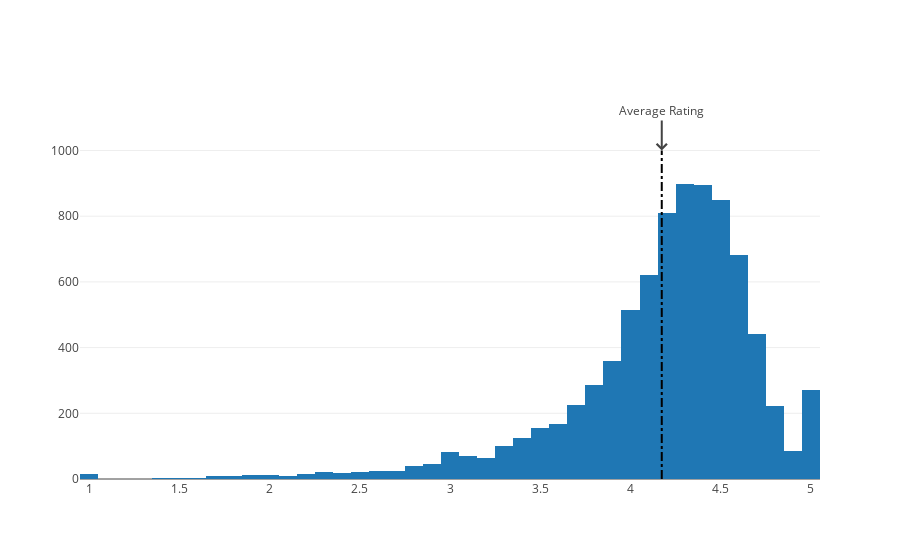

This figure's notebook cell:
### Markdown cell above
## 5. Distribution of app ratings
<p>After having witnessed the market share for each category of apps, let's see how all these apps perform on an average. App ratings (on a scale of 1 to 5) impact the discoverability, conversion of apps as well as the company's overall brand image. Ratings are a key performance indicator of an app.</p>
<p>From our research, we found that the average volume of ratings across all app categories is <code>4.17</code>. The histogram plot is skewed to the left indicating that the majority of the apps are highly rated with only a few exceptions in the low-rated apps.</p>

### Code cell
import plotly.graph_objs as go
import plotly.offline as pyo

# Average rating of apps
avg_app_rating = apps['Rating'].mean()
print('Average app rating = ', avg_app_rating)

# Distribution of apps according to their ratings
data = [go.Histogram(
        x=apps['Rating']
)]

# Vertical dashed line to indicate the average app rating
layout = {
    'shapes': [{
        'type': 'line',
        'x0': avg_app_rating,
        'y0': 0,
        'x1': avg_app_rating,
        'y1': 1000,
        'line': {'dash': 'dashdot'}
    }],
    'annotations': [{
        'x': avg_app_rating,
        'y': 1000,
        'xref': 'x',
        'yref': 'y',
        'text': 'Average Rating',
        'showarrow': True,
        'arrowhead': 4,
        'ax': 0,
        'ay': -40
    }]
}

pyo.iplot({'data': data, 'layout': layout})

### Figure 1 — Plotly figure (JSON) as saved in the notebook; plotly's stock layout.template omitted (floating-point values rounded to 4 significant figures; data arrays with more than 128 entries replaced by an {"elided": "..."} marker saying what was removed)
{"data": [{"x": {"elided": "9659 float values"}, "type": "histogram", "uid": "a1c1cd31-f07b-48a1-a1ba-edd13e5e7fee"}], "layout": {"annotations": [{"arrowhead": 4, "ax": 0, "ay": -40, "showarrow": true, "text": "Average Rating", "x": 4.173, "xref": "x", "y": 1000, "yref": "y"}], "shapes": [{"line": {"dash": "dashdot"}, "type": "line", "x0": 4.173, "x1": 4.173, "y0": 0, "y1": 1000}]}}
